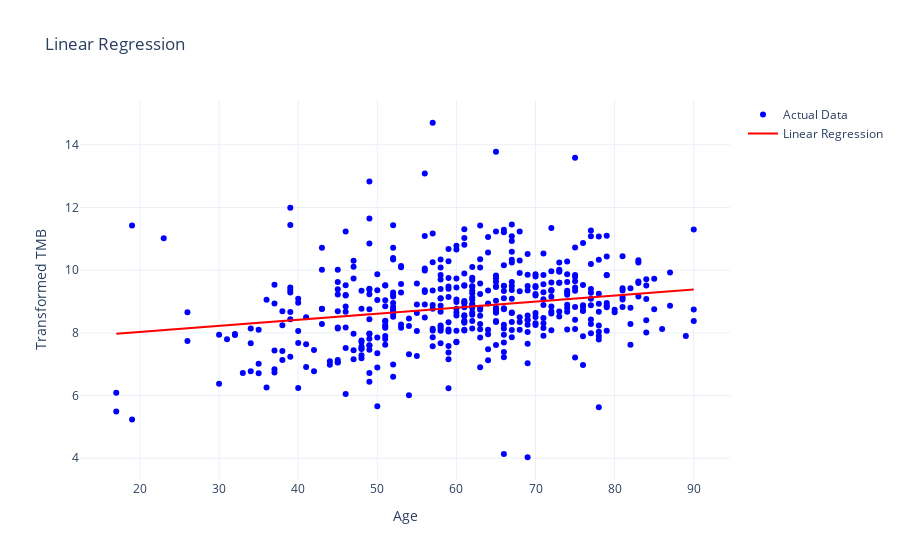

The notebook cell saved with this chart:
### Markdown cell above
- The qqplot from the logarithm of TMB indicates negative kurtosis (data too accumulated on the peak): the distribution is leptokurtic.
- With respect to the age at diagnosis, still the distribution is still skewed. 

Anyway, let's train a linear regression model with this data and evaluate its usage as a model.

### Code cell
from sklearn.metrics import r2_score

# sk-learn needs data to be provided in proper dimensions
y = df_regression['transformed_TMB']
X = df_regression['donor_age_at_diagnosis'].values.reshape(-1, 1)

# Split the data into training and testing sets
X_train, X_test, y_train, y_test = train_test_split(X, y, test_size=0.2, random_state=42)

# Fit the linear regression model
model = LinearRegression()
model.fit(X_train, y_train)

# Predict on the test set
y_pred = model.predict(X_test)
print(f'Intercept: {model.intercept_}')
print(f'Age Coefficient: {model.coef_[0]}')

# Get the root of the mean squared error as a metric of the fit
rmse = np.sqrt(mean_squared_error(y_test, y_pred))
print(f'Root of the mean squared error: {rmse}')

# Calculate R2
r2 = r2_score(y_test, y_pred)
print(f'R-squared: {r2}')

fig_reg = go.Figure()

fig_reg.add_trace(go.Scatter(
    x=X_test.squeeze(),
    y=y_test,
    mode='markers',
    name='Actual Data',
    marker=dict(color='blue')
))

fig_reg.add_trace(go.Scatter(
    x=X_test.squeeze(),
    y=y_pred,
    mode='lines',
    name='Linear Regression',
    line=dict(color='red', width=2)
))

fig_reg.update_layout(
    title='Linear Regression',
    xaxis_title='Age',
    yaxis_title='Transformed TMB',
    template='plotly_white'
)

fig_reg.show()

### Figure 1 — Plotly figure (JSON) as saved in the notebook; plotly's stock layout.template omitted (floating-point values rounded to 4 significant figures; data arrays with more than 128 entries replaced by an {"elided": "..."} marker saying what was removed)
{"data": [{"marker": {"color": "blue"}, "mode": "markers", "name": "Actual Data", "type": "scatter", "x": {"elided": "457 float values"}, "y": {"elided": "457 float values"}}, {"line": {"color": "red", "width": 2}, "mode": "lines", "name": "Linear Regression", "type": "scatter", "x": {"elided": "457 float values"}, "y": {"elided": "457 float values"}}], "layout": {"title": {"text": "Linear Regression"}, "xaxis": {"title": {"text": "Age"}}, "yaxis": {"title": {"text": "Transformed TMB"}}}}
